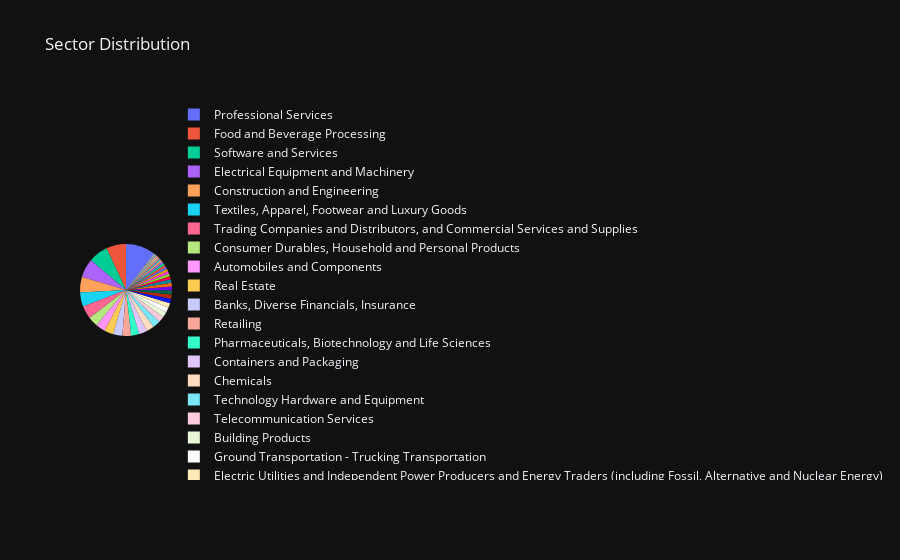

Notebook source saved alongside this figure:
### Code cell
import plotly.express as px
Comp_Global.loc[:, "region_source"] = "Global"
Comp_Europe.loc[:, "region_source"] = "Europe"
Comp_dk.loc[:, "region_source"] = "Denmark"

# Combine the datasets
df = pd.concat([Comp_Global, Comp_Europe, Comp_dk])
# Group data by sector and count occurrences
df_grouped = df.groupby("sector").size().reset_index(name="count")

# Create pie chart without percentage labels but with hover numbers
fig = px.pie(
    df_grouped,
    names="sector",
    values="count",
    title="Sector Distribution",
)

# Remove text labels from the slices (but keep hover info)
fig.update_traces(textinfo="none", hovertemplate="%{label}: %{value} (%{percent})")

# Show interactive chart
fig.show()

### Figure 1 — Plotly figure (JSON) as saved in the notebook; plotly's stock layout.template omitted (floating-point values rounded to 4 significant figures)
{"data": [{"domain": {"x": [0.0, 1.0], "y": [0.0, 1.0]}, "hovertemplate": "%{label}: %{value} (%{percent})", "labels": ["Aerospace and Defense", "Air Freight Transportation and Logistics", "Air Transportation - Airlines", "Air Transportation - Airport Services", "Automobiles and Components", "Banks, Diverse Financials, Insurance", "Building Products", "Chemicals", "Construction Materials", "Construction and Engineering", "Consumer Durables, Household and Personal Products", "Containers and Packaging", "Education Services", "Electric Utilities and Independent Power Producers and Energy Traders (including Fossil, Alternative and Nuclear Energy)", "Electrical Equipment and Machinery", "Food Production - Agricultural Production", "Food Production - Animal Source Food Production", "Food and Beverage Processing", "Food and Staples Retailing", "Forest and Paper Products - Forestry, Timber, Pulp and Paper, Rubber", "Gas Utilities", "Ground Transportation - Highways and Railtracks", "Ground Transportation - Railroads Transportation", "Ground Transportation - Trucking Transportation", "Healthcare Equipment and Supplies", "Healthcare Providers and Services, and Healthcare Technology", "Homebuilding", "Hotels, Restaurants and Leisure, and Tourism Services", "Media", "Mining - Coal", "Mining - Iron, Aluminum, Other Metals", "Mining - Other (Rare Minerals, Precious Metals and Gems)", "Pharmaceuticals, Biotechnology and Life Sciences", "Professional Services", "Public Agencies", "Real Estate", "Retailing", "Semiconductors and Semiconductors Equipment", "Software and Services", "Solid Waste Management Utilities", "Specialized Consumer Services", "Specialized Financial Services, Consumer Finance, Insurance Brokerage Firms", "Technology Hardware and Equipment", "Telecommunication Services", "Textiles, Apparel, Footwear and Luxury Goods", "Tires", "Tobacco", "Trading Companies and Distributors, and Commercial Services and Supplies", "Water Transportation - Ports and Services", "Water Transportation - Water Transportation", "Water Utilities"], "legendgroup": "", "name": "", "showlegend": true, "values": [47, 132, 50, 28, 517, 497, 288, 428, 196, 839, 540, 439, 33, 257, 1022, 196, 126, 1075, 200, 229, 1, 50, 107, 276, 151, 132, 66, 245, 238, 1, 166, 22, 441, 1613, 3, 500, 474, 105, 1055, 121, 132, 74, 410, 322, 782, 24, 10, 706, 18, 27, 43], "type": "pie", "textinfo": "none"}], "layout": {"legend": {"tracegroupgap": 0}, "title": {"text": "Sector Distribution"}}}
